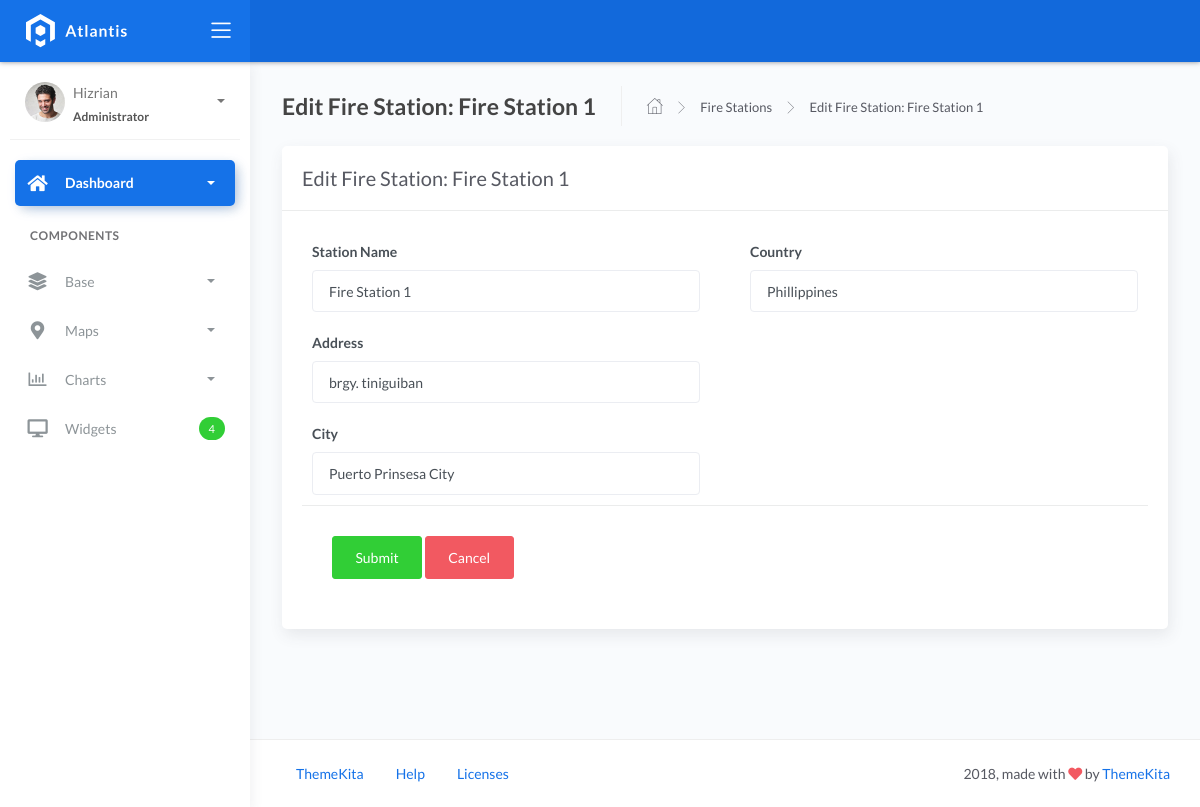
The app's page /stations/1/update/ with its own data.
### fire/models.py (models this page shows)
class BaseModel(models.Model):
    created_at = models.DateTimeField(auto_now_add=True, db_index=True)
    updated_at = models.DateTimeField(auto_now=True)
    class Meta:
        abstract = True

class FireStation(BaseModel):
    name = models.CharField(max_length=150)
    location = models.ForeignKey(Locations, on_delete=models.CASCADE, null=True, blank=True)  # Allow nulls for migration
    latitude = models.DecimalField(
        max_digits=22, decimal_places=16, null=True, blank=True)
    longitude = models.DecimalField(
        max_digits=22, decimal_places=16, null=True, blank=True)
    address = models.CharField(max_length=150)
    city = models.CharField(max_length=150)
    country = models.CharField(max_length=150)

### fire/views.py (the view, shortened to what this page needs)
# urls.py: path('stations/<int:pk>/update/', StationUpdateView.as_view(), name='station_update'),
class StationUpdateView(UpdateView):
    model = FireStation
    template_name = 'crud/stations/form.html'
    fields = ['name', 'address', 'city', 'country']
    success_url = '/stations/'
    def get_context_data(self, **kwargs):
        context = super().get_context_data(**kwargs)
        context['title'] = f'Edit Fire Station: {self.object.name}'
        return context

### templates/crud/stations/form.html (shortened to what this page needs)
{% extends 'base.html' %}
{% load static %}
{% block content %}
<div class="page-inner">
    <div class="page-header">
        <h4 class="page-title">{{ title }}</h4>
        <ul class="breadcrumbs">
            <li class="nav-home">
                <a href="{% url 'home' %}">
                    <i class="flaticon-home"></i>
                </a>
            </li>
            <li class="separator">
                <i class="flaticon-right-arrow"></i>
            </li>
            <li class="nav-item">
                <a href="{% url 'station_list' %}">Fire Stations</a>
            </li>
            <li class="separator">
                <i class="flaticon-right-arrow"></i>
            </li>
            <li class="nav-item">
                <a href="#">{{ title }}</a>
            </li>
        </ul>
    </div>
    <div class="row">
        <div class="col-md-12">
            <div class="card">
                <div class="card-header">
                    <div class="card-title">{{ title }}</div>
                </div>
                <div class="card-body">
                    <form method="post">
                        <div class="row">
                            <div class="col-md-6">
                                <div class="form-group">
                                    <label for="name">Station Name</label>
                                    <input type="text" class="form-control" id="name" name="name" value="{{ form.name.value|default:'' }}" required>
                                </div>
                                <div class="form-group">
                                    <label for="address">Address</label>
                                    <input type="text" class="form-control" id="address" name="address" value="{{ form.address.value|default:'' }}" required>
                                </div>
                                <div class="form-group">
                                    <label for="city">City</label>
                                    <input type="text" class="form-control" id="city" name="city" value="{{ form.city.value|default:'' }}" required>
                                </div>
                            </div>
                            <div class="col-md-6">
                                <div class="form-group">
                                    <label for="country">Country</label>
                                    <input type="text" class="form-control" id="country" name="country" value="{{ form.country.value|default:'' }}" required>
                                </div>
                            </div>
                        </div>
                        <div class="card-action">
                            <button type="submit" class="btn btn-success">Submit</button>
                            <a href="{% url 'station_list' %}" class="btn btn-danger">Cancel</a>
                        </div>
                    </form>
                </div>
            </div>
        </div>
    </div>
</div>
{% endblock %}

### records on screen
FireStation: name "Fire Station 1", address "brgy. tiniguiban", city "Puerto Prinsesa City", country "Phillippines"

### other values on screen
{{ title }} "Edit Fire Station: Fire Station 1"
